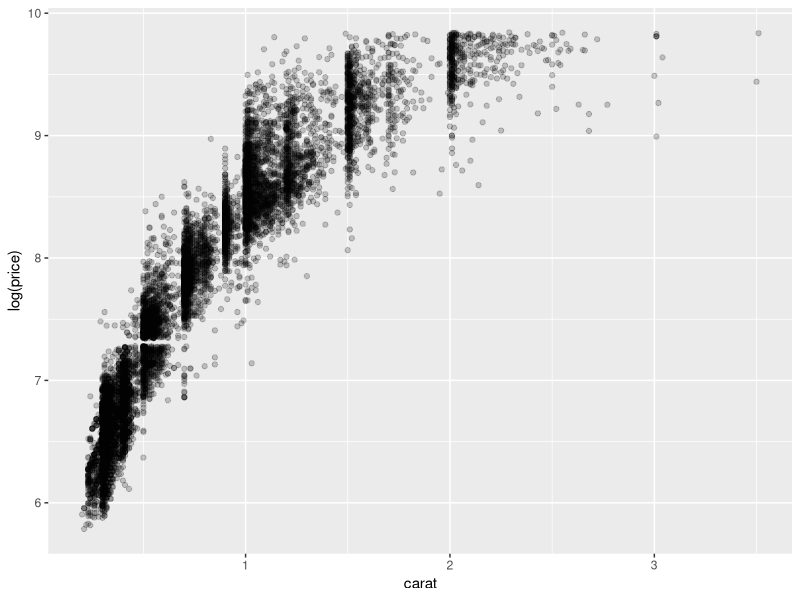
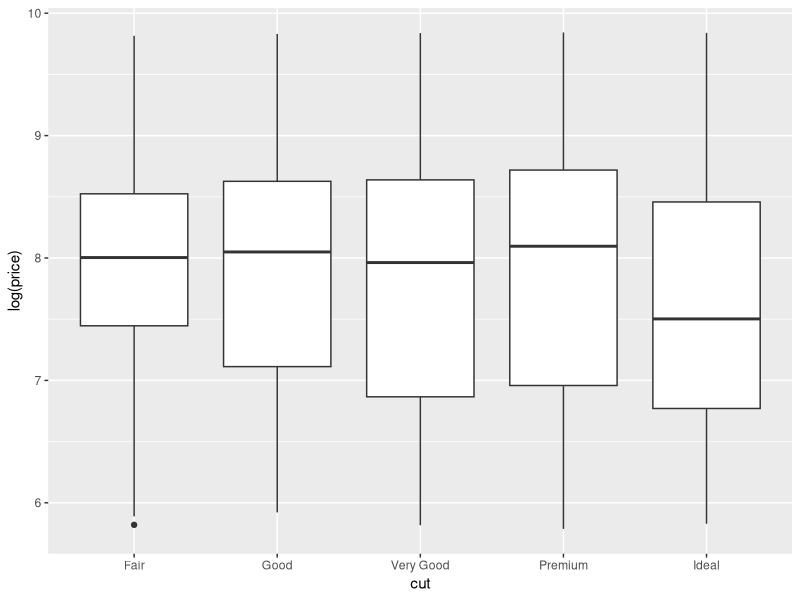
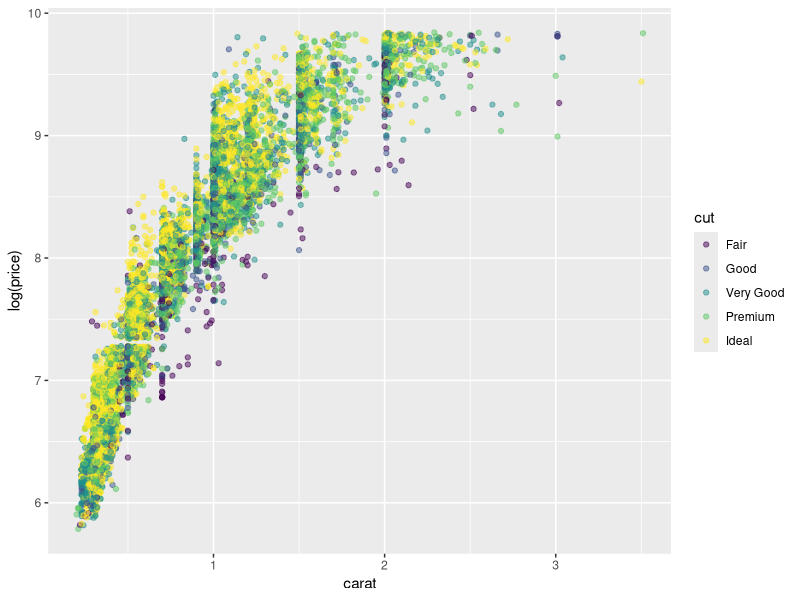
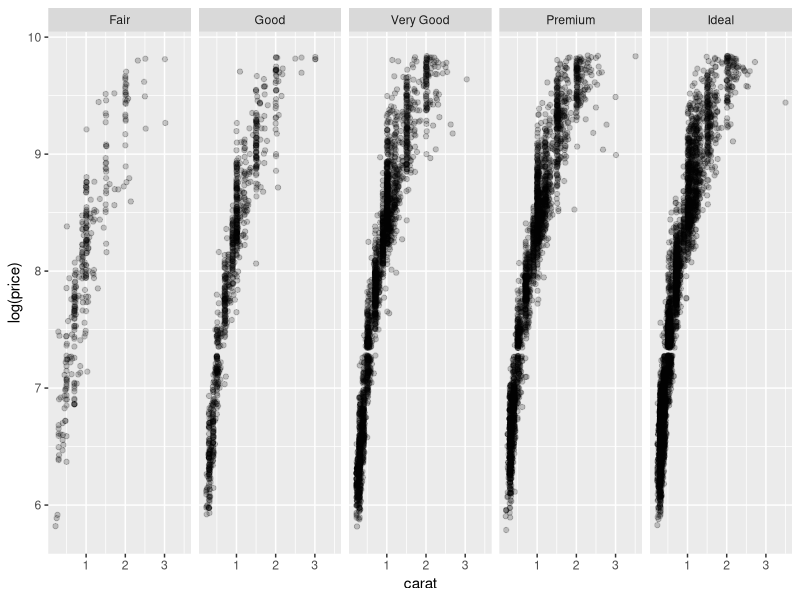

Generate these figures, in order, with R:
## ---- chunk 1
knitr::opts_chunk$set(echo = TRUE, message = FALSE, warning = FALSE)
library(tidyverse)
diamonds <- sample_n(diamonds, 10000)
## ---- chunk 2
ggplot(diamonds, aes(x = carat, y = log(price))) +
  geom_point(alpha = .2)
## ---- chunk 3
ggplot(diamonds, aes(x = cut, y = log(price))) +
  geom_boxplot()
## ---- chunk 4
ggplot(diamonds, aes(x = carat, y = log(price))) +
  geom_point(aes(color = cut), alpha = .5)
## ---- chunk 5
ggplot(diamonds, aes(x = carat, y = log(price))) +
  geom_point(alpha = .2) +
  facet_wrap(~cut, nrow = 1)
